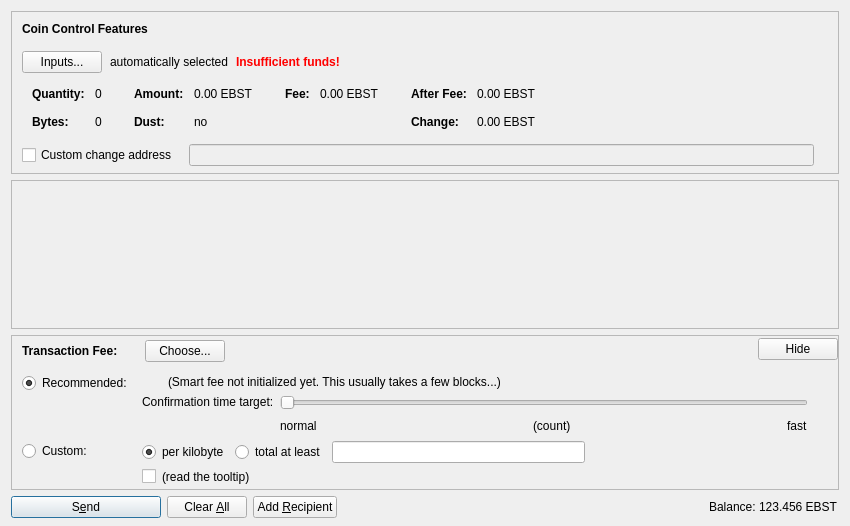
<?xml version="1.0" encoding="UTF-8"?>
<ui version="4.0">
 <class>SendCoinsDialog</class>
 <widget class="QDialog" name="SendCoinsDialog">
  <property name="geometry">
   <rect>
    <x>0</x>
    <y>0</y>
    <width>850</width>
    <height>526</height>
   </rect>
  </property>
  <property name="windowTitle">
   <string>Send Coins</string>
  </property>
  <layout class="QVBoxLayout" name="verticalLayout" stretch="0,1,0,0">
   <property name="bottomMargin">
    <number>8</number>
   </property>
   <item>
    <widget class="QFrame" name="frameCoinControl">
     <property name="sizePolicy">
      <sizepolicy hsizetype="Expanding" vsizetype="Expanding">
       <horstretch>0</horstretch>
       <verstretch>0</verstretch>
      </sizepolicy>
     </property>
     <property name="maximumSize">
      <size>
       <width>16777215</width>
       <height>16777215</height>
      </size>
     </property>
     <property name="frameShape">
      <enum>QFrame::StyledPanel</enum>
     </property>
     <property name="frameShadow">
      <enum>QFrame::Sunken</enum>
     </property>
     <layout class="QVBoxLayout" name="verticalLayoutCoinControl2">
      <property name="spacing">
       <number>0</number>
      </property>
      <property name="leftMargin">
       <number>0</number>
      </property>
      <property name="topMargin">
       <number>0</number>
      </property>
      <property name="rightMargin">
       <number>0</number>
      </property>
      <property name="bottomMargin">
       <number>6</number>
      </property>
      <item>
       <layout class="QVBoxLayout" name="verticalLayoutCoinControl" stretch="0,0,0,0,1">
        <property name="spacing">
         <number>0</number>
        </property>
        <property name="leftMargin">
         <number>10</number>
        </property>
        <property name="topMargin">
         <number>10</number>
        </property>
        <item>
         <layout class="QHBoxLayout" name="horizontalLayoutCoinControl1">
          <property name="bottomMargin">
           <number>15</number>
          </property>
          <item>
           <widget class="QLabel" name="labelCoinControlFeatures">
            <property name="sizePolicy">
             <sizepolicy hsizetype="Preferred" vsizetype="Maximum">
              <horstretch>0</horstretch>
              <verstretch>0</verstretch>
             </sizepolicy>
            </property>
            <property name="font">
             <font>
              <weight>75</weight>
              <bold>true</bold>
             </font>
            </property>
            <property name="styleSheet">
             <string notr="true">font-weight:bold;</string>
            </property>
            <property name="text">
             <string>Coin Control Features</string>
            </property>
           </widget>
          </item>
         </layout>
        </item>
        <item>
         <layout class="QHBoxLayout" name="horizontalLayoutCoinControl2" stretch="0,0,0,0">
          <property name="spacing">
           <number>8</number>
          </property>
          <property name="bottomMargin">
           <number>10</number>
          </property>
          <item>
           <widget class="QPushButton" name="pushButtonCoinControl">
            <property name="styleSheet">
             <string notr="true"/>
            </property>
            <property name="text">
             <string>Inputs...</string>
            </property>
            <property name="autoDefault">
             <bool>false</bool>
            </property>
           </widget>
          </item>
          <item>
           <widget class="QLabel" name="labelCoinControlAutomaticallySelected">
            <property name="text">
             <string>automatically selected</string>
            </property>
            <property name="margin">
             <number>5</number>
            </property>
           </widget>
          </item>
          <item>
           <widget class="QLabel" name="labelCoinControlInsuffFunds">
            <property name="font">
             <font>
              <weight>75</weight>
              <bold>true</bold>
             </font>
            </property>
            <property name="styleSheet">
             <string notr="true">color:red;font-weight:bold;</string>
            </property>
            <property name="text">
             <string>Insufficient funds!</string>
            </property>
            <property name="margin">
             <number>5</number>
            </property>
           </widget>
          </item>
          <item>
           <spacer name="horizontalSpacerCoinControl">
            <property name="orientation">
             <enum>Qt::Horizontal</enum>
            </property>
            <property name="sizeHint" stdset="0">
             <size>
              <width>40</width>
              <height>1</height>
             </size>
            </property>
           </spacer>
          </item>
         </layout>
        </item>
        <item>
         <widget class="QWidget" name="widgetCoinControl" native="true">
          <property name="sizePolicy">
           <sizepolicy hsizetype="Preferred" vsizetype="Preferred">
            <horstretch>0</horstretch>
            <verstretch>0</verstretch>
           </sizepolicy>
          </property>
          <property name="minimumSize">
           <size>
            <width>0</width>
            <height>0</height>
           </size>
          </property>
          <property name="styleSheet">
           <string notr="true"/>
          </property>
          <layout class="QHBoxLayout" name="horizontalLayoutCoinControl5">
           <property name="leftMargin">
            <number>0</number>
           </property>
           <property name="topMargin">
            <number>0</number>
           </property>
           <property name="rightMargin">
            <number>0</number>
           </property>
           <property name="bottomMargin">
            <number>0</number>
           </property>
           <item>
            <layout class="QHBoxLayout" name="horizontalLayoutCoinControl3" stretch="0,0,0,1">
             <property name="spacing">
              <number>20</number>
             </property>
             <property name="topMargin">
              <number>0</number>
             </property>
             <property name="bottomMargin">
              <number>10</number>
             </property>
             <item>
              <layout class="QFormLayout" name="formLayoutCoinControl1">
               <property name="horizontalSpacing">
                <number>10</number>
               </property>
               <property name="verticalSpacing">
                <number>14</number>
               </property>
               <property name="leftMargin">
                <number>10</number>
               </property>
               <property name="topMargin">
                <number>4</number>
               </property>
               <property name="rightMargin">
                <number>6</number>
               </property>
               <item row="0" column="0">
                <widget class="QLabel" name="labelCoinControlQuantityText">
                 <property name="font">
                  <font>
                   <weight>75</weight>
                   <bold>true</bold>
                  </font>
                 </property>
                 <property name="text">
                  <string>Quantity:</string>
                 </property>
                 <property name="margin">
                  <number>0</number>
                 </property>
                </widget>
               </item>
               <item row="0" column="1">
                <widget class="QLabel" name="labelCoinControlQuantity">
                 <property name="cursor">
                  <cursorShape>IBeamCursor</cursorShape>
                 </property>
                 <property name="contextMenuPolicy">
                  <enum>Qt::ActionsContextMenu</enum>
                 </property>
                 <property name="text">
                  <string notr="true">0</string>
                 </property>
                 <property name="margin">
                  <number>0</number>
                 </property>
                 <property name="textInteractionFlags">
                  <set>Qt::LinksAccessibleByMouse|Qt::TextSelectableByKeyboard|Qt::TextSelectableByMouse</set>
                 </property>
                </widget>
               </item>
               <item row="1" column="0">
                <widget class="QLabel" name="labelCoinControlBytesText">
                 <property name="font">
                  <font>
                   <weight>75</weight>
                   <bold>true</bold>
                  </font>
                 </property>
                 <property name="text">
                  <string>Bytes:</string>
                 </property>
                </widget>
               </item>
               <item row="1" column="1">
                <widget class="QLabel" name="labelCoinControlBytes">
                 <property name="cursor">
                  <cursorShape>IBeamCursor</cursorShape>
                 </property>
                 <property name="contextMenuPolicy">
                  <enum>Qt::ActionsContextMenu</enum>
                 </property>
                 <property name="text">
                  <string notr="true">0</string>
                 </property>
                 <property name="textInteractionFlags">
                  <set>Qt::LinksAccessibleByMouse|Qt::TextSelectableByKeyboard|Qt::TextSelectableByMouse</set>
                 </property>
                </widget>
               </item>
              </layout>
             </item>
             <item>
              <layout class="QFormLayout" name="formLayoutCoinControl2">
               <property name="horizontalSpacing">
                <number>10</number>
               </property>
               <property name="verticalSpacing">
                <number>14</number>
               </property>
               <property name="leftMargin">
                <number>6</number>
               </property>
               <property name="topMargin">
                <number>4</number>
               </property>
               <property name="rightMargin">
                <number>6</number>
               </property>
               <item row="0" column="0">
                <widget class="QLabel" name="labelCoinControlAmountText">
                 <property name="font">
                  <font>
                   <weight>75</weight>
                   <bold>true</bold>
                  </font>
                 </property>
                 <property name="text">
                  <string>Amount:</string>
                 </property>
                 <property name="margin">
                  <number>0</number>
                 </property>
                </widget>
               </item>
               <item row="0" column="1">
                <widget class="QLabel" name="labelCoinControlAmount">
                 <property name="cursor">
                  <cursorShape>IBeamCursor</cursorShape>
                 </property>
                 <property name="contextMenuPolicy">
                  <enum>Qt::ActionsContextMenu</enum>
                 </property>
                 <property name="text">
                  <string notr="true">0.00 EBST</string>
                 </property>
                 <property name="textInteractionFlags">
                  <set>Qt::LinksAccessibleByMouse|Qt::TextSelectableByKeyboard|Qt::TextSelectableByMouse</set>
                 </property>
                </widget>
               </item>
               <item row="1" column="0">
                <widget class="QLabel" name="labelCoinControlLowOutputText">
                 <property name="font">
                  <font>
                   <weight>75</weight>
                   <bold>true</bold>
                  </font>
                 </property>
                 <property name="text">
                  <string>Dust:</string>
                 </property>
                </widget>
               </item>
               <item row="1" column="1">
                <widget class="QLabel" name="labelCoinControlLowOutput">
                 <property name="cursor">
                  <cursorShape>IBeamCursor</cursorShape>
                 </property>
                 <property name="contextMenuPolicy">
                  <enum>Qt::ActionsContextMenu</enum>
                 </property>
                 <property name="text">
                  <string notr="true">no</string>
                 </property>
                 <property name="textInteractionFlags">
                  <set>Qt::LinksAccessibleByMouse|Qt::TextSelectableByKeyboard|Qt::TextSelectableByMouse</set>
                 </property>
                </widget>
               </item>
              </layout>
             </item>
             <item>
              <layout class="QFormLayout" name="formLayoutCoinControl3">
               <property name="horizontalSpacing">
                <number>10</number>
               </property>
               <property name="verticalSpacing">
                <number>14</number>
               </property>
               <property name="leftMargin">
                <number>6</number>
               </property>
               <property name="topMargin">
                <number>4</number>
               </property>
               <property name="rightMargin">
                <number>6</number>
               </property>
               <item row="0" column="0">
                <widget class="QLabel" name="labelCoinControlFeeText">
                 <property name="font">
                  <font>
                   <weight>75</weight>
                   <bold>true</bold>
                  </font>
                 </property>
                 <property name="text">
                  <string>Fee:</string>
                 </property>
                 <property name="margin">
                  <number>0</number>
                 </property>
                </widget>
               </item>
               <item row="0" column="1">
                <widget class="QLabel" name="labelCoinControlFee">
                 <property name="cursor">
                  <cursorShape>IBeamCursor</cursorShape>
                 </property>
                 <property name="contextMenuPolicy">
                  <enum>Qt::ActionsContextMenu</enum>
                 </property>
                 <property name="text">
                  <string notr="true">0.00 EBST</string>
                 </property>
                 <property name="textInteractionFlags">
                  <set>Qt::LinksAccessibleByMouse|Qt::TextSelectableByKeyboard|Qt::TextSelectableByMouse</set>
                 </property>
                </widget>
               </item>
              </layout>
             </item>
             <item>
              <layout class="QFormLayout" name="formLayoutCoinControl4">
               <property name="horizontalSpacing">
                <number>10</number>
               </property>
               <property name="verticalSpacing">
                <number>14</number>
               </property>
               <property name="leftMargin">
                <number>6</number>
               </property>
               <property name="topMargin">
                <number>4</number>
               </property>
               <property name="rightMargin">
                <number>6</number>
               </property>
               <item row="0" column="0">
                <widget class="QLabel" name="labelCoinControlAfterFeeText">
                 <property name="font">
                  <font>
                   <weight>75</weight>
                   <bold>true</bold>
                  </font>
                 </property>
                 <property name="text">
                  <string>After Fee:</string>
                 </property>
                 <property name="margin">
                  <number>0</number>
                 </property>
                </widget>
               </item>
               <item row="0" column="1">
                <widget class="QLabel" name="labelCoinControlAfterFee">
                 <property name="cursor">
                  <cursorShape>IBeamCursor</cursorShape>
                 </property>
                 <property name="contextMenuPolicy">
                  <enum>Qt::ActionsContextMenu</enum>
                 </property>
                 <property name="text">
                  <string notr="true">0.00 EBST</string>
                 </property>
                 <property name="textInteractionFlags">
                  <set>Qt::LinksAccessibleByMouse|Qt::TextSelectableByKeyboard|Qt::TextSelectableByMouse</set>
                 </property>
                </widget>
               </item>
               <item row="1" column="0">
                <widget class="QLabel" name="labelCoinControlChangeText">
                 <property name="font">
                  <font>
                   <weight>75</weight>
                   <bold>true</bold>
                  </font>
                 </property>
                 <property name="text">
                  <string>Change:</string>
                 </property>
                </widget>
               </item>
               <item row="1" column="1">
                <widget class="QLabel" name="labelCoinControlChange">
                 <property name="cursor">
                  <cursorShape>IBeamCursor</cursorShape>
                 </property>
                 <property name="contextMenuPolicy">
                  <enum>Qt::ActionsContextMenu</enum>
                 </property>
                 <property name="text">
                  <string notr="true">0.00 EBST</string>
                 </property>
                 <property name="textInteractionFlags">
                  <set>Qt::LinksAccessibleByMouse|Qt::TextSelectableByKeyboard|Qt::TextSelectableByMouse</set>
                 </property>
                </widget>
               </item>
              </layout>
             </item>
            </layout>
           </item>
          </layout>
         </widget>
        </item>
        <item>
         <layout class="QHBoxLayout" name="horizontalLayoutCoinControl4" stretch="0,0,0">
          <property name="spacing">
           <number>12</number>
          </property>
          <property name="sizeConstraint">
           <enum>QLayout::SetDefaultConstraint</enum>
          </property>
          <property name="topMargin">
           <number>5</number>
          </property>
          <property name="rightMargin">
           <number>5</number>
          </property>
          <item>
           <widget class="QCheckBox" name="checkBoxCoinControlChange">
            <property name="toolTip">
             <string>If this is activated, but the change address is empty or invalid, change will be sent to a newly generated address.</string>
            </property>
            <property name="text">
             <string>Custom change address</string>
            </property>
           </widget>
          </item>
          <item>
           <widget class="QValidatedLineEdit" name="lineEditCoinControlChange">
            <property name="enabled">
             <bool>false</bool>
            </property>
            <property name="sizePolicy">
             <sizepolicy hsizetype="Expanding" vsizetype="Fixed">
              <horstretch>0</horstretch>
              <verstretch>0</verstretch>
             </sizepolicy>
            </property>
           </widget>
          </item>
          <item>
           <widget class="QLabel" name="labelCoinControlChangeLabel">
            <property name="sizePolicy">
             <sizepolicy hsizetype="Preferred" vsizetype="Expanding">
              <horstretch>0</horstretch>
              <verstretch>0</verstretch>
             </sizepolicy>
            </property>
            <property name="minimumSize">
             <size>
              <width>0</width>
              <height>0</height>
             </size>
            </property>
            <property name="text">
             <string/>
            </property>
            <property name="margin">
             <number>3</number>
            </property>
           </widget>
          </item>
         </layout>
        </item>
        <item>
         <spacer name="verticalSpacerCoinControl">
          <property name="orientation">
           <enum>Qt::Vertical</enum>
          </property>
          <property name="sizeHint" stdset="0">
           <size>
            <width>800</width>
            <height>1</height>
           </size>
          </property>
         </spacer>
        </item>
       </layout>
      </item>
     </layout>
    </widget>
   </item>
   <item>
    <widget class="QScrollArea" name="scrollArea">
     <property name="widgetResizable">
      <bool>true</bool>
     </property>
     <widget class="QWidget" name="scrollAreaWidgetContents">
      <property name="geometry">
       <rect>
        <x>0</x>
        <y>0</y>
        <width>830</width>
        <height>104</height>
       </rect>
      </property>
      <layout class="QVBoxLayout" name="verticalLayout_2" stretch="0,1">
       <property name="leftMargin">
        <number>0</number>
       </property>
       <property name="topMargin">
        <number>0</number>
       </property>
       <property name="rightMargin">
        <number>0</number>
       </property>
       <property name="bottomMargin">
        <number>0</number>
       </property>
       <item>
        <layout class="QVBoxLayout" name="entries">
         <property name="spacing">
          <number>6</number>
         </property>
        </layout>
       </item>
       <item>
        <spacer name="verticalSpacer">
         <property name="orientation">
          <enum>Qt::Vertical</enum>
         </property>
         <property name="sizeHint" stdset="0">
          <size>
           <width>20</width>
           <height>40</height>
          </size>
         </property>
        </spacer>
       </item>
      </layout>
     </widget>
    </widget>
   </item>
   <item>
    <widget class="QFrame" name="frameFee">
     <property name="sizePolicy">
      <sizepolicy hsizetype="Expanding" vsizetype="Expanding">
       <horstretch>0</horstretch>
       <verstretch>0</verstretch>
      </sizepolicy>
     </property>
     <property name="maximumSize">
      <size>
       <width>16777215</width>
       <height>16777215</height>
      </size>
     </property>
     <property name="frameShape">
      <enum>QFrame::StyledPanel</enum>
     </property>
     <property name="frameShadow">
      <enum>QFrame::Sunken</enum>
     </property>
     <layout class="QVBoxLayout" name="verticalLayoutFee1">
      <property name="spacing">
       <number>0</number>
      </property>
      <property name="leftMargin">
       <number>0</number>
      </property>
      <property name="topMargin">
       <number>0</number>
      </property>
      <property name="rightMargin">
       <number>0</number>
      </property>
      <property name="bottomMargin">
       <number>0</number>
      </property>
      <item>
       <layout class="QVBoxLayout" name="verticalLayoutFee2" stretch="0,0,0">
        <property name="spacing">
         <number>0</number>
        </property>
        <property name="leftMargin">
         <number>10</number>
        </property>
        <property name="topMargin">
         <number>0</number>
        </property>
        <item>
         <layout class="QHBoxLayout" name="horizontalLayoutFee1">
          <property name="bottomMargin">
           <number>0</number>
          </property>
          <item>
           <layout class="QVBoxLayout" name="verticalLayoutFee7">
            <property name="spacing">
             <number>0</number>
            </property>
            <item>
             <spacer name="verticalSpacerSmartFee">
              <property name="orientation">
               <enum>Qt::Vertical</enum>
              </property>
              <property name="sizeType">
               <enum>QSizePolicy::Fixed</enum>
              </property>
              <property name="sizeHint" stdset="0">
               <size>
                <width>1</width>
                <height>4</height>
               </size>
              </property>
             </spacer>
            </item>
            <item>
             <layout class="QHBoxLayout" name="horizontalLayoutSmartFee">
              <property name="spacing">
               <number>10</number>
              </property>
              <item>
               <widget class="QLabel" name="labelFeeHeadline">
                <property name="sizePolicy">
                 <sizepolicy hsizetype="Preferred" vsizetype="Maximum">
                  <horstretch>0</horstretch>
                  <verstretch>0</verstretch>
                 </sizepolicy>
                </property>
                <property name="font">
                 <font>
                  <weight>75</weight>
                  <bold>true</bold>
                 </font>
                </property>
                <property name="styleSheet">
                 <string notr="true">font-weight:bold;</string>
                </property>
                <property name="text">
                 <string>Transaction Fee:</string>
                </property>
               </widget>
              </item>
              <item>
               <widget class="QLabel" name="labelFeeMinimized">
                <property name="text">
                 <string/>
                </property>
               </widget>
              </item>
              <item>
               <widget class="QPushButton" name="buttonChooseFee">
                <property name="text">
                 <string>Choose...</string>
                </property>
               </widget>
              </item>
             </layout>
            </item>
            <item>
             <spacer name="verticalSpacer_5">
              <property name="orientation">
               <enum>Qt::Vertical</enum>
              </property>
              <property name="sizeHint" stdset="0">
               <size>
                <width>1</width>
                <height>1</height>
               </size>
              </property>
             </spacer>
            </item>
           </layout>
          </item>
          <item>
           <spacer name="horizontalSpacer_4">
            <property name="orientation">
             <enum>Qt::Horizontal</enum>
            </property>
            <property name="sizeHint" stdset="0">
             <size>
              <width>40</width>
              <height>20</height>
             </size>
            </property>
           </spacer>
          </item>
          <item>
           <widget class="QPushButton" name="buttonMinimizeFee">
            <property name="toolTip">
             <string>collapse fee-settings</string>
            </property>
            <property name="text">
             <string>Hide</string>
            </property>
           </widget>
          </item>
         </layout>
        </item>
        <item>
         <widget class="QFrame" name="frameFeeSelection">
          <layout class="QVBoxLayout" name="verticalLayoutFee12">
           <property name="spacing">
            <number>0</number>
           </property>
           <property name="leftMargin">
            <number>0</number>
           </property>
           <property name="topMargin">
            <number>0</number>
           </property>
           <property name="rightMargin">
            <number>0</number>
           </property>
           <property name="bottomMargin">
            <number>0</number>
           </property>
           <item>
            <layout class="QGridLayout" name="gridLayoutFee">
             <property name="topMargin">
              <number>10</number>
             </property>
             <property name="bottomMargin">
              <number>4</number>
             </property>
             <property name="horizontalSpacing">
              <number>10</number>
             </property>
             <property name="verticalSpacing">
              <number>4</number>
             </property>
             <item row="1" column="1">
              <layout class="QVBoxLayout" name="verticalLayoutFee8">
               <property name="spacing">
                <number>6</number>
               </property>
               <item>
                <layout class="QHBoxLayout" name="horizontalLayoutFee13">
                 <item>
                  <widget class="QRadioButton" name="radioCustomPerKilobyte">
                   <property name="toolTip">
                    <string>If the custom fee is set to 1000 satoshis and the transaction is only 250 bytes, then &quot;per kilobyte&quot; only pays 250 satoshis in fee, while &quot;total at least&quot; pays 1000 satoshis. For transactions bigger than a kilobyte both pay by kilobyte.</string>
                   </property>
                   <property name="text">
                    <string>per kilobyte</string>
                   </property>
                   <property name="checked">
                    <bool>true</bool>
                   </property>
                   <attribute name="buttonGroup">
                    <string notr="true">groupCustomFee</string>
                   </attribute>
                  </widget>
                 </item>
                 <item>
                  <widget class="QRadioButton" name="radioCustomAtLeast">
                   <property name="toolTip">
                    <string>If the custom fee is set to 1000 satoshis and the transaction is only 250 bytes, then &quot;per kilobyte&quot; only pays 250 satoshis in fee, while &quot;total at least&quot; pays 1000 satoshis. For transactions bigger than a kilobyte both pay by kilobyte.</string>
                   </property>
                   <property name="text">
                    <string>total at least</string>
                   </property>
                   <attribute name="buttonGroup">
                    <string notr="true">groupCustomFee</string>
                   </attribute>
                  </widget>
                 </item>
                 <item>
                  <widget class="BitcoinAmountField" name="customFee"/>
                 </item>
                 <item>
                  <spacer name="horizontalSpacer_6">
                   <property name="orientation">
                    <enum>Qt::Horizontal</enum>
                   </property>
                   <property name="sizeHint" stdset="0">
                    <size>
                     <width>1</width>
                     <height>1</height>
                    </size>
                   </property>
                  </spacer>
                 </item>
                </layout>
               </item>
               <item>
                <layout class="QHBoxLayout" name="horizontalLayoutFee8">
                 <item>
                  <widget class="QCheckBox" name="checkBoxMinimumFee">
                   <property name="toolTip">
                    <string>Paying only the minimum fee is just fine as long as there is less transaction volume than space in the blocks. But be aware that this can end up in a never confirming transaction once there is more demand for eboost transactions than the network can process.</string>
                   </property>
                   <property name="text">
                    <string/>
                   </property>
                  </widget>
                 </item>
                 <item>
                  <widget class="QLabel" name="labelMinFeeWarning">
                   <property name="enabled">
                    <bool>true</bool>
                   </property>
                   <property name="toolTip">
                    <string>Paying only the minimum fee is just fine as long as there is less transaction volume than space in the blocks. But be aware that this can end up in a never confirming transaction once there is more demand for eboost transactions than the network can process.</string>
                   </property>
                   <property name="text">
                    <string>(read the tooltip)</string>
                   </property>
                   <property name="margin">
                    <number>5</number>
                   </property>
                  </widget>
                 </item>
                 <item>
                  <spacer name="horizontalSpacer_2">
                   <property name="orientation">
                    <enum>Qt::Horizontal</enum>
                   </property>
                   <property name="sizeHint" stdset="0">
                    <size>
                     <width>1</width>
                     <height>1</height>
                    </size>
                   </property>
                  </spacer>
                 </item>
                </layout>
               </item>
              </layout>
             </item>
             <item row="0" column="0">
              <layout class="QVBoxLayout" name="verticalLayoutFee4" stretch="0,1">
               <item>
                <widget class="QRadioButton" name="radioSmartFee">
                 <property name="text">
                  <string>Recommended:</string>
                 </property>
                 <property name="checked">
                  <bool>true</bool>
                 </property>
                 <attribute name="buttonGroup">
                  <string notr="true">groupFee</string>
                 </attribute>
                </widget>
               </item>
               <item>
                <spacer name="verticalSpacer_2">
                 <property name="orientation">
                  <enum>Qt::Vertical</enum>
                 </property>
                 <property name="sizeHint" stdset="0">
                  <size>
                   <width>1</width>
                   <height>1</height>
                  </size>
                 </property>
                </spacer>
               </item>
              </layout>
             </item>
             <item row="1" column="0">
              <layout class="QVBoxLayout" name="verticalLayoutFee9" stretch="0,1">
               <item>
                <widget class="QRadioButton" name="radioCustomFee">
                 <property name="text">
                  <string>Custom:</string>
                 </property>
                 <attribute name="buttonGroup">
                  <string notr="true">groupFee</string>
                 </attribute>
                </widget>
               </item>
               <item>
                <spacer name="verticalSpacer_6">
                 <property name="orientation">
                  <enum>Qt::Vertical</enum>
                 </property>
                 <property name="sizeHint" stdset="0">
                  <size>
                   <width>1</width>
                   <height>1</height>
                  </size>
                 </property>
                </spacer>
               </item>
              </layout>
             </item>
             <item row="0" column="1">
              <layout class="QVBoxLayout" name="verticalLayoutFee3" stretch="0,0,1">
               <property name="spacing">
                <number>6</number>
               </property>
               <property name="topMargin">
                <number>2</number>
               </property>
               <item>
                <layout class="QHBoxLayout" name="horizontalLayoutFee12">
                 <item>
                  <widget class="QLabel" name="labelSmartFee">
                   <property name="text">
                    <string/>
                   </property>
                   <property name="margin">
                    <number>2</number>
                   </property>
                  </widget>
                 </item>
                 <item>
                  <widget class="QLabel" name="labelFeeEstimation">
                   <property name="text">
                    <string/>
                   </property>
                  </widget>
                 </item>
                 <item>
                  <widget class="QLabel" name="labelSmartFee2">
                   <property name="text">
                    <string>(Smart fee not initialized yet. This usually takes a few blocks...)</string>
                   </property>
                   <property name="margin">
                    <number>2</number>
                   </property>
                  </widget>
                 </item>
                 <item>
                  <spacer name="horizontalSpacer_5">
                   <property name="orientation">
                    <enum>Qt::Horizontal</enum>
                   </property>
                   <property name="sizeHint" stdset="0">
                    <size>
                     <width>1</width>
                     <height>1</height>
                    </size>
                   </property>
                  </spacer>
                 </item>
                </layout>
               </item>
               <item>
                <layout class="QHBoxLayout" name="horizontalLayoutFee9">
                 <item>
                  <layout class="QVBoxLayout" name="verticalLayoutFee6">
                   <item>
                    <widget class="QLabel" name="labelSmartFee3">
                     <property name="text">
                      <string>Confirmation time target:</string>
                     </property>
                     <property name="margin">
                      <number>2</number>
                     </property>
                    </widget>
                   </item>
                   <item>
                    <spacer name="verticalSpacer_3">
                     <property name="orientation">
                      <enum>Qt::Vertical</enum>
                     </property>
                     <property name="sizeHint" stdset="0">
                      <size>
                       <width>1</width>
                       <height>1</height>
                      </size>
                     </property>
                    </spacer>
                   </item>
                  </layout>
                 </item>
                 <item>
                  <layout class="QVBoxLayout" name="verticalLayoutFee5">
                   <property name="rightMargin">
                    <number>30</number>
                   </property>
                   <item>
                    <widget class="QSlider" name="sliderSmartFee">
                     <property name="minimum">
                      <number>0</number>
                     </property>
                     <property name="maximum">
                      <number>23</number>
                     </property>
                     <property name="pageStep">
                      <number>1</number>
                     </property>
                     <property name="value">
                      <number>0</number>
                     </property>
                     <property name="orientation">
                      <enum>Qt::Horizontal</enum>
                     </property>
                     <property name="invertedAppearance">
                      <bool>false</bool>
                     </property>
                     <property name="invertedControls">
                      <bool>false</bool>
                     </property>
                     <property name="tickPosition">
                      <enum>QSlider::NoTicks</enum>
                     </property>
                    </widget>
                   </item>
                   <item>
                    <layout class="QHBoxLayout" name="horizontalLayoutFee10">
                     <item>
                      <widget class="QLabel" name="labelSmartFeeNormal">
                       <property name="text">
                        <string>normal</string>
                       </property>
                      </widget>
                     </item>
                     <item>
                      <spacer name="horizontalSpacer_7">
                       <property name="orientation">
                        <enum>Qt::Horizontal</enum>
                       </property>
                       <property name="sizeHint" stdset="0">
                        <size>
                         <width>40</width>
                         <height>20</height>
                        </size>
                       </property>
                      </spacer>
                     </item>
                     <item>
                      <widget class="QLabel" name="confirmationTargetLabel">
                       <property name="text">
                        <string notr="true">(count)</string>
                       </property>
                      </widget>
                     </item>
                     <item>
                      <spacer name="horizontalSpacer_3">
                       <property name="orientation">
                        <enum>Qt::Horizontal</enum>
                       </property>
                       <property name="sizeHint" stdset="0">
                        <size>
                         <width>40</width>
                         <height>20</height>
                        </size>
                       </property>
                      </spacer>
                     </item>
                     <item>
                      <widget class="QLabel" name="labelSmartFeeFast">
                       <property name="text">
                        <string>fast</string>
                       </property>
                      </widget>
                     </item>
                    </layout>
                   </item>
                  </layout>
                 </item>
                </layout>
               </item>
               <item>
                <spacer name="verticalSpacer_4">
                 <property name="orientation">
                  <enum>Qt::Vertical</enum>
                 </property>
                 <property name="sizeHint" stdset="0">
                  <size>
                   <width>1</width>
                   <height>1</height>
                  </size>
                 </property>
                </spacer>
               </item>
              </layout>
             </item>
            </layout>
           </item>
          </layout>
         </widget>
        </item>
        <item>
         <spacer name="verticalSpacerFee">
          <property name="orientation">
           <enum>Qt::Vertical</enum>
          </property>
          <property name="sizeHint" stdset="0">
           <size>
            <width>800</width>
            <height>1</height>
           </size>
          </property>
         </spacer>
        </item>
       </layout>
      </item>
     </layout>
    </widget>
   </item>
   <item>
    <layout class="QHBoxLayout" name="horizontalLayout">
     <item>
      <widget class="QPushButton" name="sendButton">
       <property name="minimumSize">
        <size>
         <width>150</width>
         <height>0</height>
        </size>
       </property>
       <property name="toolTip">
        <string>Confirm the send action</string>
       </property>
       <property name="text">
        <string>S&amp;end</string>
       </property>
       <property name="icon">
        <iconset resource="../bitcoin.qrc">
         <normaloff>:/icons/send</normaloff>:/icons/send</iconset>
       </property>
       <property name="autoDefault">
        <bool>false</bool>
       </property>
       <property name="default">
        <bool>true</bool>
       </property>
      </widget>
     </item>
     <item>
      <widget class="QPushButton" name="clearButton">
       <property name="sizePolicy">
        <sizepolicy hsizetype="Minimum" vsizetype="Fixed">
         <horstretch>0</horstretch>
         <verstretch>0</verstretch>
        </sizepolicy>
       </property>
       <property name="toolTip">
        <string>Clear all fields of the form.</string>
       </property>
       <property name="text">
        <string>Clear &amp;All</string>
       </property>
       <property name="icon">
        <iconset resource="../bitcoin.qrc">
         <normaloff>:/icons/remove</normaloff>:/icons/remove</iconset>
       </property>
       <property name="autoDefault">
        <bool>false</bool>
       </property>
      </widget>
     </item>
     <item>
      <widget class="QPushButton" name="addButton">
       <property name="toolTip">
        <string>Send to multiple recipients at once</string>
       </property>
       <property name="text">
        <string>Add &amp;Recipient</string>
       </property>
       <property name="icon">
        <iconset resource="../bitcoin.qrc">
         <normaloff>:/icons/add</normaloff>:/icons/add</iconset>
       </property>
       <property name="autoDefault">
        <bool>false</bool>
       </property>
      </widget>
     </item>
     <item>
      <spacer name="horizontalSpacer">
       <property name="orientation">
        <enum>Qt::Horizontal</enum>
       </property>
       <property name="sizeHint" stdset="0">
        <size>
         <width>40</width>
         <height>20</height>
        </size>
       </property>
      </spacer>
     </item>
     <item>
      <layout class="QHBoxLayout" name="horizontalLayout_2">
       <property name="spacing">
        <number>3</number>
       </property>
       <item>
        <widget class="QLabel" name="label">
         <property name="sizePolicy">
          <sizepolicy hsizetype="Preferred" vsizetype="Fixed">
           <horstretch>0</horstretch>
           <verstretch>0</verstretch>
          </sizepolicy>
         </property>
         <property name="text">
          <string>Balance:</string>
         </property>
        </widget>
       </item>
       <item>
        <widget class="QLabel" name="labelBalance">
         <property name="sizePolicy">
          <sizepolicy hsizetype="Preferred" vsizetype="Fixed">
           <horstretch>0</horstretch>
           <verstretch>0</verstretch>
          </sizepolicy>
         </property>
         <property name="cursor">
          <cursorShape>IBeamCursor</cursorShape>
         </property>
         <property name="text">
          <string notr="true">123.456 EBST</string>
         </property>
         <property name="textInteractionFlags">
          <set>Qt::LinksAccessibleByMouse|Qt::TextSelectableByKeyboard|Qt::TextSelectableByMouse</set>
         </property>
        </widget>
       </item>
      </layout>
     </item>
    </layout>
   </item>
  </layout>
 </widget>
 <customwidgets>
  <customwidget>
   <class>QValidatedLineEdit</class>
   <extends>QLineEdit</extends>
   <header>qvalidatedlineedit.h</header>
  </customwidget>
  <customwidget>
   <class>BitcoinAmountField</class>
   <extends>QLineEdit</extends>
   <header>bitcoinamountfield.h</header>
   <container>1</container>
  </customwidget>
 </customwidgets>
 <resources>
  <include location="../bitcoin.qrc"/>
 </resources>
 <connections/>
 <buttongroups>
  <buttongroup name="groupFee"/>
  <buttongroup name="groupCustomFee"/>
 </buttongroups>
</ui>
